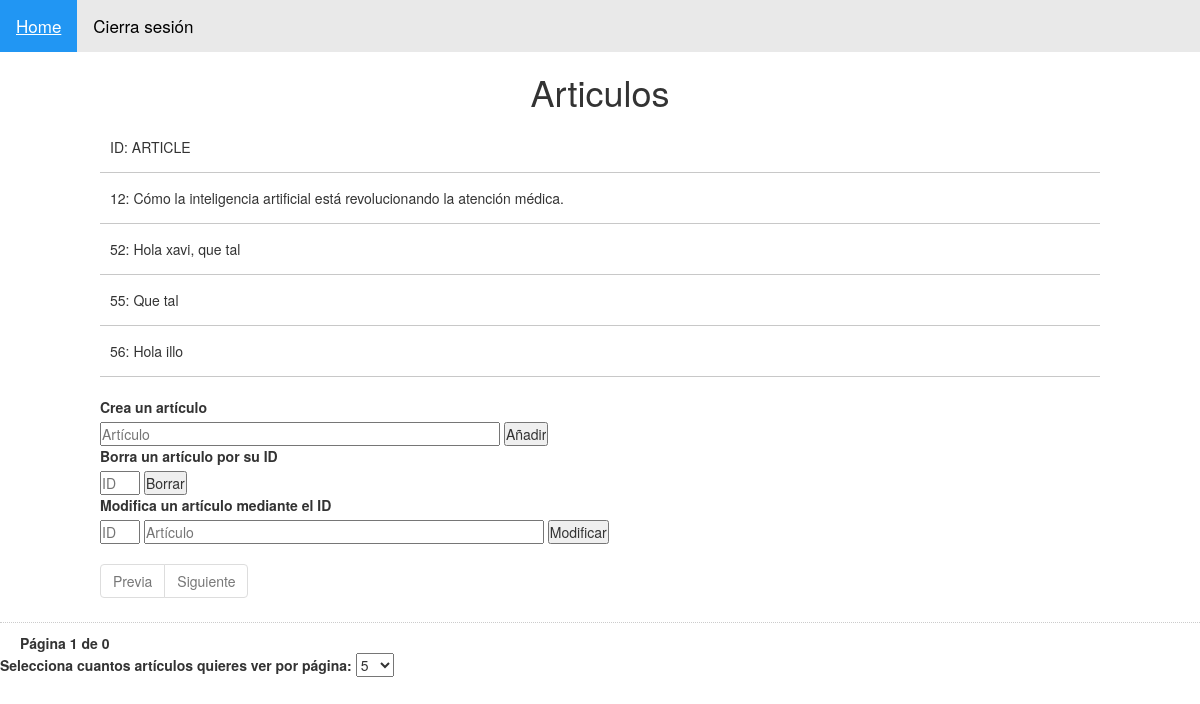
Screenshot of /Controladors/webLogada.php (signed in) with the database file from the repository.
### tables this page shows
CREATE TABLE IF NOT EXISTS `articles` (
  `id` int(11) NOT NULL AUTO_INCREMENT,
  `article` text NOT NULL,
  `id_usuaris` int(10) UNSIGNED NOT NULL,
  PRIMARY KEY (`id`),
  KEY `fk_articles_usuaris` (`id_usuaris`)
);

### Controladors/webLogada.php (called while the page is built, shortened)
<?php
require_once "../mainFunctions.php";
if (isset($_GET['seleccionArticulos'])) {
  $articulosPorPagina = $_GET['seleccionArticulos'];
  setcookie('articulosPorPagina', $articulosPorPagina);
} elseif (isset($_COOKIE['articulosPorPagina'])) {
  $articulosPorPagina = $_COOKIE['articulosPorPagina'];
} else {
  $articulosPorPagina = 5;
}
try {
    $conn = new PDO("mysql:host=" . DB_SERVER . ";dbname=" . DB_NAME, DB_USERNAME, DB_PASSWORD);
    $numPagines = obtenirTotalPagines($conn, $articulosPorPagina);
} catch(PDOException $e) {
    echo "Error: " . $e->getMessage();
  }
function obtenirTotalPagines($conn, $articulosPorPagina){
  $stmt = $conn->prepare("SELECT COUNT(*) FROM articles WHERE id_usuaris = ?");
  $stmt->bindParam(1, $_SESSION['idUser']);
  $stmt->execute();
  $totalArticles = $stmt->fetchColumn();
  $totalPagines = ceil($totalArticles / $articulosPorPagina);
  return $totalPagines;
}
include "../Vistes/webLogada.vista.php"
?>

### mainFunctions.php (the view, shortened to what this page needs)
<?php
function mostrarArticulosUsersBBDD($conn, $articulosPorPagina, $offset, $usuariLogat){
  $idUser = $_SESSION['idUser'];
  $stmt = $conn->prepare("SELECT * FROM articles WHERE id_usuaris = :idUser LIMIT :offset, :articulosPorPagina");
  $stmt->bindParam(':offset', $offset, PDO::PARAM_INT);
  $stmt->bindParam(':articulosPorPagina', $articulosPorPagina, PDO::PARAM_INT);
  $stmt->bindParam(':idUser', $idUser, PDO::PARAM_INT);
  $stmt->execute();
  echo '<ul>';
  echo '<li>' . "ID" . ': ' . "ARTICLE" . '</li>';
  while ($resultat = $stmt->fetch(PDO::FETCH_ASSOC)) {
      echo '<li>' . $resultat['id'] . ': ' . htmlspecialchars($resultat['article']) . '</li>';
  }
  echo '</ul>';
}
?>

### Estils/estils_pt03.css (style rules this page uses)
* { margin: 0; padding: 0; -webkit-box-sizing: border-box; -moz-box-sizing: border-box; box-sizing: border-box; }
body { background: #e9e9e9; color: #2e2e2e; font-family: 'Open Sans Condensed', sans-serif; }
.contenidor .articles ul { list-style: none; }
.contenidor .articles ul li { padding:15px 10px; border-bottom: 1px solid #c8c8c8; }
* { box-sizing: border-box; }

### rows the page displays
articles: id "12", article "Cómo la inteligencia artificial está revolucionando la atención médica."
articles: id "52", article "Hola xavi, que tal"
articles: id "55", article "Que tal"
articles: id "56", article "Hola illo"

### other values shown
$paginaActual "1"
$numPagines "0"
